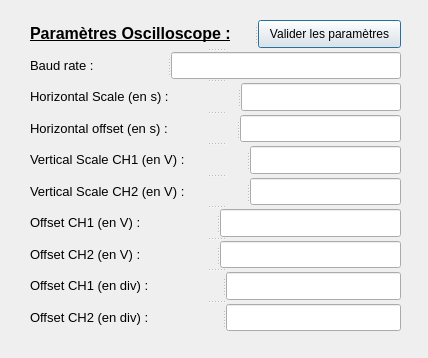
<?xml version="1.0" encoding="UTF-8"?>
<ui version="4.0">
 <class>Dialog</class>
 <widget class="QDialog" name="Dialog">
  <property name="geometry">
   <rect>
    <x>0</x>
    <y>0</y>
    <width>428</width>
    <height>358</height>
   </rect>
  </property>
  <property name="windowTitle">
   <string>Paramètres de l'oscilloscope</string>
  </property>
  <widget class="QSplitter" name="splitter_11">
   <property name="geometry">
    <rect>
     <x>30</x>
     <y>20</y>
     <width>371</width>
     <height>311</height>
    </rect>
   </property>
   <property name="orientation">
    <enum>Qt::Vertical</enum>
   </property>
   <widget class="QSplitter" name="splitter_10">
    <property name="orientation">
     <enum>Qt::Horizontal</enum>
    </property>
    <widget class="QLabel" name="label_params_oscillo">
     <property name="text">
      <string>&lt;html&gt;&lt;head/&gt;&lt;body&gt;&lt;p&gt;&lt;span style=&quot; font-size:12pt; font-weight:600; text-decoration: underline;&quot;&gt;Paramètres Oscilloscope :&lt;/span&gt;&lt;/p&gt;&lt;/body&gt;&lt;/html&gt;</string>
     </property>
    </widget>
    <widget class="QPushButton" name="pushButton">
     <property name="text">
      <string>Valider les paramètres</string>
     </property>
    </widget>
   </widget>
   <widget class="QSplitter" name="splitter">
    <property name="orientation">
     <enum>Qt::Horizontal</enum>
    </property>
    <widget class="QLabel" name="label_bd_rate">
     <property name="text">
      <string>&lt;html&gt;&lt;head/&gt;&lt;body&gt;&lt;p&gt;&lt;span style=&quot; font-size:10pt;&quot;&gt;Baud rate :&lt;/span&gt;&lt;/p&gt;&lt;/body&gt;&lt;/html&gt;</string>
     </property>
    </widget>
    <widget class="QLineEdit" name="lineEdit_baud_rate"/>
   </widget>
   <widget class="QSplitter" name="splitter_9">
    <property name="orientation">
     <enum>Qt::Horizontal</enum>
    </property>
    <widget class="QLabel" name="label_hscale">
     <property name="text">
      <string>&lt;html&gt;&lt;head/&gt;&lt;body&gt;&lt;p&gt;&lt;span style=&quot; font-size:10pt;&quot;&gt;Horizontal Scale (en s) :&lt;/span&gt;&lt;/p&gt;&lt;/body&gt;&lt;/html&gt;</string>
     </property>
    </widget>
    <widget class="QLineEdit" name="lineEdit_hscale"/>
   </widget>
   <widget class="QSplitter" name="splitter_2">
    <property name="orientation">
     <enum>Qt::Horizontal</enum>
    </property>
    <widget class="QLabel" name="label_hoffset">
     <property name="text">
      <string>&lt;html&gt;&lt;head/&gt;&lt;body&gt;&lt;p&gt;&lt;span style=&quot; font-size:10pt;&quot;&gt;Horizontal offset (en s) :&lt;/span&gt;&lt;/p&gt;&lt;/body&gt;&lt;/html&gt;</string>
     </property>
    </widget>
    <widget class="QLineEdit" name="lineEdit_hoffset"/>
   </widget>
   <widget class="QSplitter" name="splitter_8">
    <property name="orientation">
     <enum>Qt::Horizontal</enum>
    </property>
    <widget class="QLabel" name="label_vscaleCH1">
     <property name="text">
      <string>&lt;html&gt;&lt;head/&gt;&lt;body&gt;&lt;p&gt;&lt;span style=&quot; font-size:10pt;&quot;&gt;Vertical Scale CH1 (en V) :&lt;/span&gt;&lt;/p&gt;&lt;/body&gt;&lt;/html&gt;</string>
     </property>
    </widget>
    <widget class="QLineEdit" name="lineEdit_vscaleCH1"/>
   </widget>
   <widget class="QSplitter" name="splitter_7">
    <property name="orientation">
     <enum>Qt::Horizontal</enum>
    </property>
    <widget class="QLabel" name="label_vscaleCH2">
     <property name="text">
      <string>&lt;html&gt;&lt;head/&gt;&lt;body&gt;&lt;p&gt;&lt;span style=&quot; font-size:10pt;&quot;&gt;Vertical Scale CH2 (en V) :&lt;/span&gt;&lt;/p&gt;&lt;/body&gt;&lt;/html&gt;</string>
     </property>
    </widget>
    <widget class="QLineEdit" name="lineEdit_vscaleCH2"/>
   </widget>
   <widget class="QSplitter" name="splitter_6">
    <property name="orientation">
     <enum>Qt::Horizontal</enum>
    </property>
    <widget class="QLabel" name="labe_offsetCH1_V">
     <property name="text">
      <string>&lt;html&gt;&lt;head/&gt;&lt;body&gt;&lt;p&gt;&lt;span style=&quot; font-size:10pt;&quot;&gt;Offset CH1 (en V) :&lt;/span&gt;&lt;/p&gt;&lt;/body&gt;&lt;/html&gt;</string>
     </property>
    </widget>
    <widget class="QLineEdit" name="lineEdit_offsetCH1_V"/>
   </widget>
   <widget class="QSplitter" name="splitter_5">
    <property name="orientation">
     <enum>Qt::Horizontal</enum>
    </property>
    <widget class="QLabel" name="label_offsetCH2_V">
     <property name="text">
      <string>&lt;html&gt;&lt;head/&gt;&lt;body&gt;&lt;p&gt;&lt;span style=&quot; font-size:10pt;&quot;&gt;Offset CH2 (en V) :&lt;/span&gt;&lt;/p&gt;&lt;/body&gt;&lt;/html&gt;</string>
     </property>
    </widget>
    <widget class="QLineEdit" name="lineEdit_offsetCH2_V"/>
   </widget>
   <widget class="QSplitter" name="splitter_4">
    <property name="orientation">
     <enum>Qt::Horizontal</enum>
    </property>
    <widget class="QLabel" name="label_offsetCH1_V">
     <property name="text">
      <string>&lt;html&gt;&lt;head/&gt;&lt;body&gt;&lt;p&gt;&lt;span style=&quot; font-size:10pt;&quot;&gt;Offset CH1 (en div) :&lt;/span&gt;&lt;/p&gt;&lt;/body&gt;&lt;/html&gt;</string>
     </property>
    </widget>
    <widget class="QLineEdit" name="lineEdit_offsetCH1_div"/>
   </widget>
   <widget class="QSplitter" name="splitter_3">
    <property name="orientation">
     <enum>Qt::Horizontal</enum>
    </property>
    <widget class="QLabel" name="label_offsetCH2_div">
     <property name="text">
      <string>&lt;html&gt;&lt;head/&gt;&lt;body&gt;&lt;p&gt;&lt;span style=&quot; font-size:10pt;&quot;&gt;Offset CH2 (en div) :&lt;/span&gt;&lt;/p&gt;&lt;/body&gt;&lt;/html&gt;</string>
     </property>
    </widget>
    <widget class="QLineEdit" name="lineEdit_offsetCH2_div"/>
   </widget>
  </widget>
 </widget>
 <resources/>
 <connections/>
</ui>
